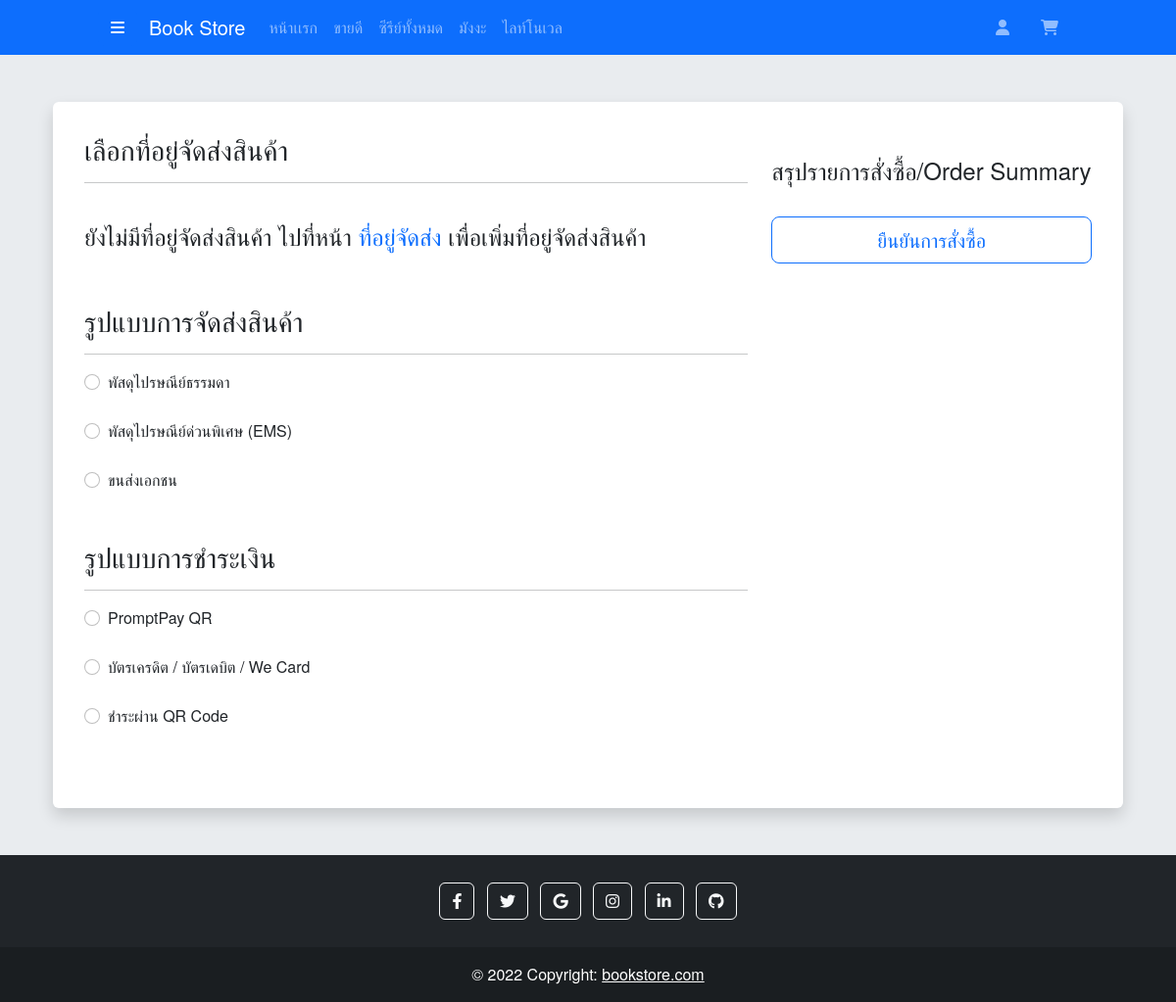
Screenshot of /bookstore_webapp/shop_page/orderDetail.php with the database file from the repository.
### tables this page shows
CREATE TABLE `book_delivery` (
  `delivery_id` int(11) NOT NULL,
  `delivery_name` varchar(255) NOT NULL
);

CREATE TABLE `user_checkout` (
  `checkout_id` int(11) NOT NULL,
  `checkout_name` varchar(255) NOT NULL
);

### bookstore_webapp/shop_page/orderDetail.php (the view, shortened to what this page needs)
<?php
require_once '../config/db.php';
$stmt1 = $conn->prepare("SELECT * FROM book_delivery");
$stmt1->execute();
$deliverys = $stmt1->fetchAll();
$stmt2 = $conn->prepare("SELECT * FROM user_checkout");
$stmt2->execute();
$checkouts = $stmt2->fetchAll();
?>
<!DOCTYPE html>
<html lang="en">
<head>
    <link href="https://cdn.jsdelivr.net/npm/bootstrap@5.2.0-beta1/dist/css/bootstrap.min.css" rel="stylesheet">
    <link rel="stylesheet" href="https://cdnjs.cloudflare.com/ajax/libs/font-awesome/6.1.2/css/all.min.css"/>
    <link href="homeStyle.css" rel="stylesheet">
    <link rel="stylesheet" href="https://cdn.jsdelivr.net/npm/swiper/swiper-bundle.min.css"/>
</head>
<body>
    <?php require_once 'shopHeader.php'; ?>
    <br><br>
    <form action="orderBackend.php" method="post" enctype="multipart/form-data">
        <div class="container px-4">
            <div class="col-md-12 shadow p-3 mb-5 bg-white rounded">
                <div class="container p-3 rounded bg-white">
                    <div class="row">
                        <div class="col-md-8 border-right">
                            <h3>เลือกที่อยู่จัดส่งสินค้า</h3><hr>
                            <?php
                            $i = 1;
                            if ($users) {
                                foreach ($users as $user) {
                            ?>
                                <div class="col-md-12">
                                    <div class="form-check">
                                        <input class="form-check-input" required type="radio" name="address" value="<?= $user['address_id']; ?>">
                                        <div class="card">
                                            <div class="card-body">
                                                <p class="card-text">ที่อยู่จัดส่งที่ <?= $i ?></p>
                                                <h5 class="card-title"><?= $user['user_firstname']; ?> <?= $user['user_lastname']; ?></h5>
                                                <p class="card-text"><?= $user['user_address']; ?>
                                                                    <?= $user['user_district']; ?>
                                                                    <?= $user['user_postcode']; ?>
                                                                    จังหวัด<?= $user['user_province']; ?>
                                                                    ประเทศ<?= $user['user_country']; ?>
                                                                    <?= $user['user_phone']; ?>
                                                </p>
                                            </div>
                                        </div>
                                    </div>
                                </div><br>
                            <?php $i++; }
                                } else {
                            ?>
                                <br><h4>ยังไม่มีที่อยู่จัดส่งสินค้า ไปที่หน้า <a href="userAddress.php" class="text-decoration-none">ที่อยู่จัดส่ง</a> เพื่อเพิ่มที่อยู่จัดส่งสินค้า</h4><br>
                            <?php } ?><br>
                            <h3>รูปแบบการจัดส่งสินค้า</h3><hr>
                            <?php
                                foreach ($deliverys as $delivery) {
                            ?>
                                <div class="col-md-12">
                                    <div class="form-check">
                                        <input class="form-check-input" required type="radio" name="delivery" value="<?= $delivery['delivery_id']; ?>">
                                        <label class="form-check-label" for="flexRadioDefault1"><?= $delivery['delivery_name']; ?></label>
                                    </div>
                                </div><br>
                            <?php } ?><br>
                            <h3>รูปแบบการชำระเงิน</h3><hr>
                            <?php
                                foreach ($checkouts as $checkout) {
                            ?>
                                <div class="col-md-12">
                                    <div class="form-check">
                                        <input class="form-check-input" required type="radio" name="checkout" value="<?= $checkout['checkout_id']; ?>">
                                        <label class="form-check-label" for="flexRadioDefault1"><?= $checkout['checkout_name']; ?></label>
                                    </div>
                                </div><br>
                            <?php } ?><br>
                        </div>
                        <div class="col-md-4">
                            <br>
                            <h4>สรุปรายการสั่งซื้อ/Order Summary</h4><br>
                            <button class="btn btn-outline-primary btn-lg col-md-12" type="submit" name="order">ยืนยันการสั่งซื้อ</button>
                        </div>
                    </div>
                </div>
            </div>
        </div>
    </form>
    <?php require_once 'shopFooter.php'; ?>
</body>
</html>

### bookstore_webapp/shop_page/homeStyle.css (style rules this page uses)
body { background: #e9ecef; font-family: Helvetica Neue, Helvetica, Arial, sans-serif; margin: 0; padding: 0; }

### rows the page displays
book_delivery: delivery_name "พัสดุไปรษณีย์ธรรมดา"
book_delivery: delivery_name "พัสดุไปรษณีย์ด่วนพิเศษ (EMS)"
book_delivery: delivery_name "ขนส่งเอกชน"
user_checkout: checkout_name "PromptPay QR"
user_checkout: checkout_name "บัตรเครดิต / บัตรเดบิต / We Card"
user_checkout: checkout_name "ชำระผ่าน QR Code"
